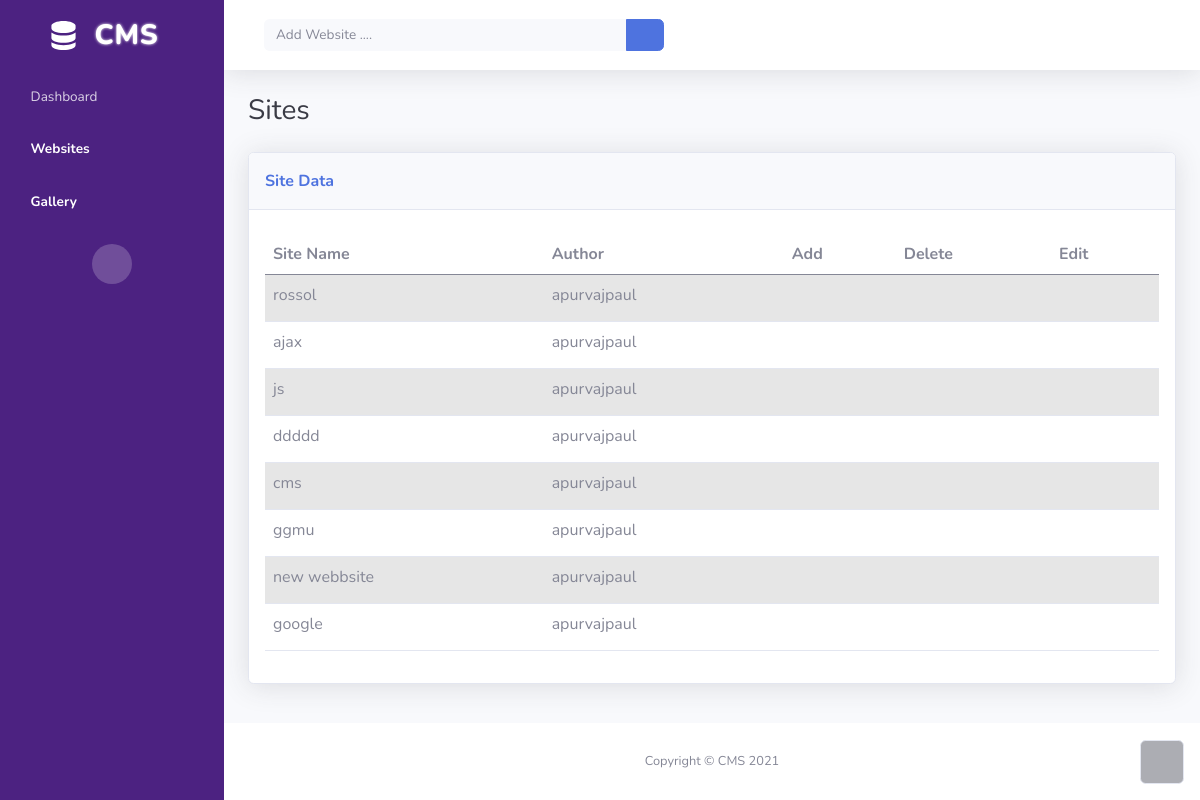
Page /activity/ (signed in) on the earlier database version.
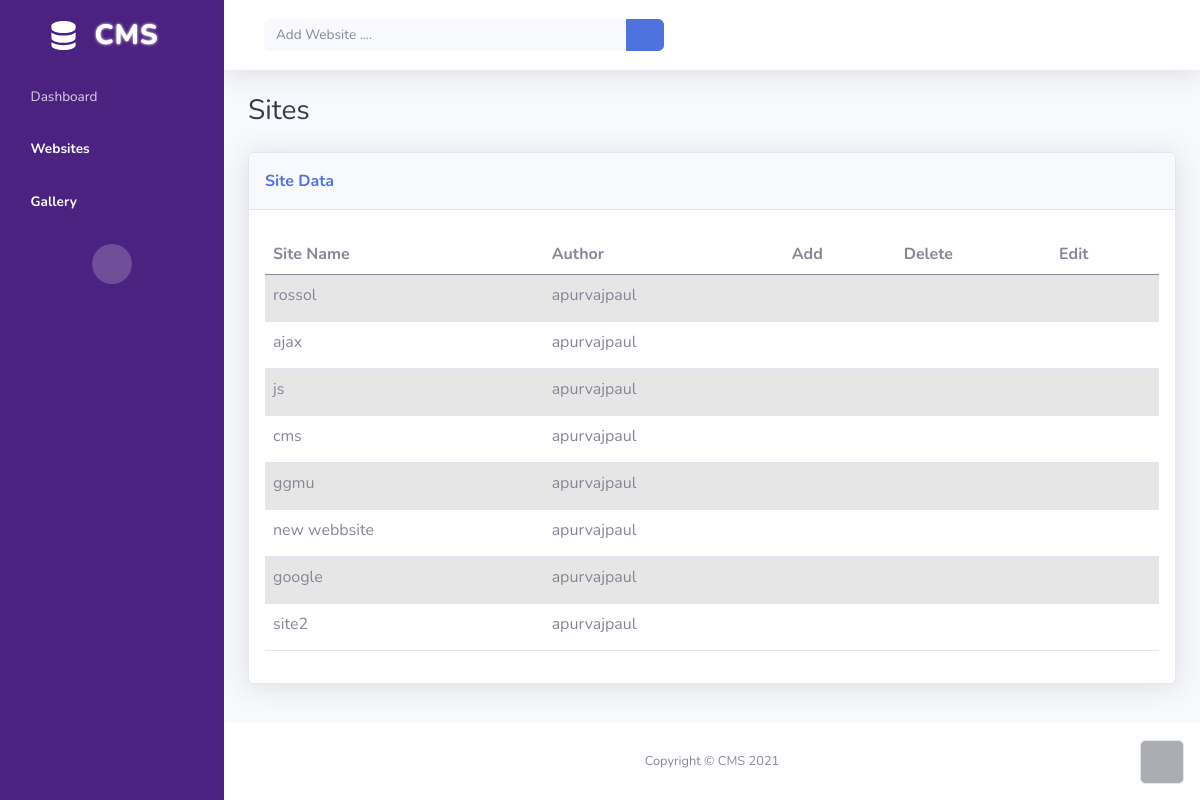
Same page on the later database version.
### webcore/models.py (models this page shows, shortened)
class website(models.Model):
    hname= models.CharField(max_length=1000)
    admin = models.ForeignKey(User,on_delete=models.CASCADE)

### webcore/views.py (the view)
# urls.py: path('activity/',views.show_all,name='activity'),
@never_cache
@login_required
def show_all(request):
    site=website.objects.filter(admin=request.user)
    pages= webpage.objects.filter(web__admin=request.user)
    return render(request,'table.html',{'site':site,'pages':pages})

### webcore/templates/table.html (shortened to what the changed rows need)
{% load static %}
<!DOCTYPE html>
<html>
<head>
    <link rel="stylesheet" href="{% static 'webcore/assets4/bootstrap/css/bootstrap.min.css' %}">
    <link rel="stylesheet" href="{% static 'webcore/assets4/fonts/fontawesome-all.min.css' %}">
    <link rel="stylesheet" href="{% static 'webcore/assets4/fonts/font-awesome.min.css' %}">
    <link rel="stylesheet" href="{% static 'webcore/assets4/fonts/ionicons.min.css' %}">
    <link rel="stylesheet" href="{% static 'webcore/assets4/fonts/material-icons.min.css' %}">
    <link rel="stylesheet" href="{% static 'webcore/assets4/fonts/fontawesome5-overrides.min.css' %}">
    <link rel="stylesheet" href="https://cdnjs.cloudflare.com/ajax/libs/animate.css/3.5.2/animate.min.css">
</head>
<body id="page-top">
    <div id="wrapper">
        <div class="d-flex flex-column" id="content-wrapper">
            <div id="content">
                <div class="container-fluid">
                    <div class="card shadow">
                        <div class="card-body">
                            <div class="table-responsive table mt-2" id="dataTable" role="grid" aria-describedby="dataTable_info">
                                <table class="table table-striped my-0" id="dataTable">
                                    <thead>
                                        <tr>
                                            <th>Site Name</th>
                                            <th>Author</th>
                                            <th>Add</th>
                                            <th>Delete</th>
                                            <th>Edit</th>
                                        </tr>
                                    </thead>
                                    <tbody>
                                        {% for i in site %}
                                        <tr style="height: 47px;width: 1091px;">
                                            <td>{{ i.hname }}</td>
                                            <td>{{ request.user }}</td>
                                            <td><a href="{% url 'testwrite' i.hname 0 %}"><i class="fa fa-plus-circle" style="font-size: 24px;width: 12.5781px;color: rgb(52,184,74);"></i></a></td>
                                            <td><i onclick="deleteweb('{{ i.hname }}')" class="fa fa-trash" style="font-size: 24px;width: 12.5781px;color: var(--bs-red);"></i></td>
                                            <td><a href="{% url 'objectinfo' i.hname %}"><i class="fa fa-gears" style="font-size: 24px;width: 12.5781px;color: var(--bs-primary);"></i></a></td>
                                        </tr>
                                        {% endfor %}
                                    </tbody>
                                </table>
                            </div>
                        </div>
                    </div>
                </div>
            </div>
        </div><a class="border rounded d-inline scroll-to-top" href="#page-top"><i class="fas fa-angle-up"></i></a>
    </div>
</body>
</html>

Differences in the rows shown:
removed website: hname "ddddd", {{ request.user }} "apurvajpaul"
added website: hname "site2", {{ request.user }} "apurvajpaul"
